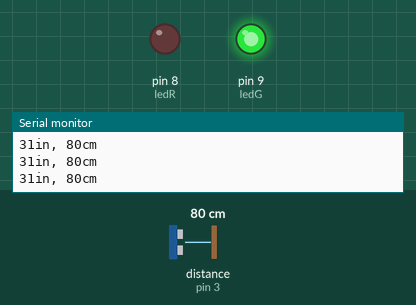
This sketch was run on a simulated Arduino Uno, built with avr-gcc and run on an emulated ATmega328P. Shown: output pins drawn as LEDs (lit = HIGH), the last lines printed to the serial monitor. Wiring (inferred from the names in the program): ultrasonic range finder: trigger pin 2; echo pin 3. The inputs (shaded band) are chosen by the test bench; at power-on: distance to the obstacle (sensor on pin 3) 80 cm. The echo pulse lasts 58.3 µs per cm; pins used as bus, display or sensor lines are not drawn.

Above: at 1.2 s.
1.3 s: distance to the obstacle (sensor on pin 3) set to 7 cm
2.8 s: distance to the obstacle (sensor on pin 3) set to 4 cm
At 3.9 s:
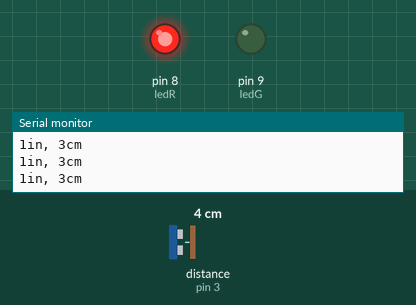
4.4 s: distance to the obstacle (sensor on pin 3) set to 6 cm
5.9 s: distance to the obstacle (sensor on pin 3) set to 9 cm
At 7.2 s:
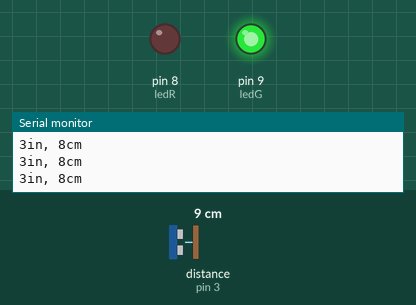
7.5 s: distance to the obstacle (sensor on pin 3) set to 2 cm
At 8.1 s:
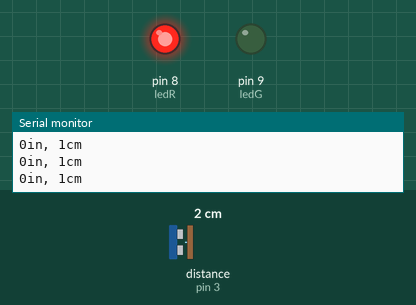
Timing chart, 0 to 10.1 s (numbered marks = the images above; inputs shaded):
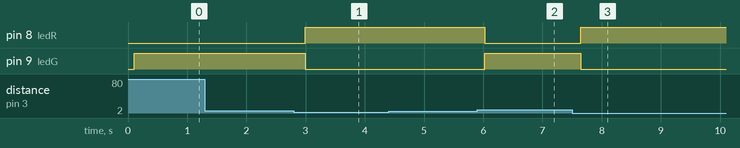

Measured:
- the behaviour switches between 6 and 5 cm on distance to the obstacle (sensor on pin 3) (found by bisection; images 0 and 1)
- the behaviour switches between 7 and 8 cm on distance to the obstacle (sensor on pin 3) (found by bisection; images 1 and 2)
- after the input at 2.8 s, pin 8 (ledR): LOW → HIGH after 0.19 s; pin 9 (ledG): HIGH → LOW after 0.19 s
- after the input at 5.9 s, pin 8 (ledR): HIGH → LOW after 0.12 s; pin 9 (ledG): LOW → HIGH after 0.12 s
- after the input at 7.5 s, pin 8 (ledR): LOW → HIGH after 0.14 s; pin 9 (ledG): HIGH → LOW after 0.14 s

The sketch:

HCSRO4_distance_to_light.ino
```cpp
const int echoPin = 3;
const int trigPin = 2;
int ledR = 8;
int ledG = 9;

void setup() {
  // initialize serial communication:
  Serial.begin(9600);
  pinMode(echoPin, INPUT);
  pinMode(trigPin, OUTPUT);
  pinMode(ledR, OUTPUT);
  pinMode(ledG, OUTPUT);
}

void loop() {
  long duration, inches, cm;
  digitalWrite(trigPin, LOW);
  delayMicroseconds(2);
  digitalWrite(trigPin, HIGH);
  delayMicroseconds(10);
  digitalWrite(trigPin, LOW);
  duration = pulseIn(echoPin, HIGH);
  inches = microsecondsToInches(duration);
  cm = microsecondsToCentimeters(duration);
  Serial.print(inches);
  Serial.print("in, ");
  Serial.print(cm);
  Serial.print("cm");
  Serial.println();
  delay(100);
  if(inches > 2) {
    digitalWrite(ledR, LOW);
    digitalWrite(ledG, HIGH);
  }
  if(inches < 2) {
    digitalWrite(ledG, LOW);
    digitalWrite(ledR, HIGH);
  }
}

long microsecondsToInches(long microseconds) {
  return microseconds / 74 / 2;
}

long microsecondsToCentimeters(long microseconds) {
  return microseconds / 29 / 2;
}
```
